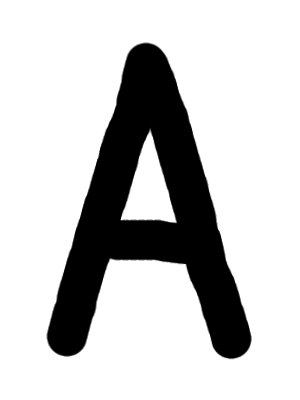
#> input picture input/A.png, 300 x 400 px; the run also reads 4 pictures not shown here
$ jupyter execute --allow-errors shape_context_matching.ipynb   (shell and % lines are left out)   (older library calls are emulated)
#> lines starting #> are read from the running program, lines starting #| are printed output that depends on the picture; after the words box and inside, x2 and y2 are one past the last pixel; in counts of white or black regions, pixels touching at a corner belong together
[cell 1]
import cv2
import numpy as np
import  matplotlib.pyplot as plt
import math
from scipy.optimize import linear_sum_assignment
import random

[cell 2]
def imshow(img):
    """
    jupyter 内部可视化图像
    """
    plt.axis('off')
    # 3通道图像应从BGR转RGB再显示
    if len(img.shape)==3:
        img = img[:,:,::-1] 	# transform image to rgb
    # 灰度图应转为RGB
    else:
        img = cv2.cvtColor(img, cv2.COLOR_GRAY2RGB)
    plt.imshow(img)
    plt.show()

## 案例图片

[cell 3]
img1 = cv2.imread("input/A.png")
#> img1 is the input picture: shape (400, 300, 3); min 0, max 255, mean 199.5
imshow(img1)

[cell 4]
def Edge_detection(img, kernel_size=(3,3), thresh1=50, thresh2=150):
    """
    边缘检测算法
    1. 高斯滤波平滑图像
    2. Canny算子检测边缘
    """
    img = cv2.GaussianBlur(img,kernel_size,0)
    canny = cv2.Canny(img, thresh1, thresh2)
    return canny

## 边缘检测示例：

[cell 5]
img1 = cv2.imread("input/A.png")
im = Edge_detection(img1)
#> in Edge_detection, `canny = cv2.Canny(img, thresh1, thresh2)`:
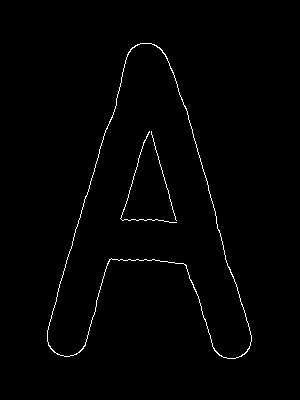
#> canny: shape (400, 300); 1.1% white in thin lines or dots, all inside (x1, y1, x2, y2) = (47, 43, 252, 359)
imshow(im)

[cell 6]
def Jitendra_Sample(points, N=100, k=3):
    """
    Jitendra’s sampling
    points: 样本点，shape为[I, 2]，其中I为点的个数
    N: 采样的点的数目
    k: 阈值
    """
    # 样本点个数
    I = points.shape[0]
    # 首先需要对样本点进行乱序
    points = np.random.permutation(points)

    NStart = min(k*N, I)
    # 阈值
    if I > k * N:
        NStart_sample_points = points[:NStart]
    # 计算欧式距离矩阵
    dist = np.sqrt(np.sum(np.square(NStart_sample_points.reshape((1,NStart,2)) - NStart_sample_points.reshape((NStart,1,2))), axis=-1)) + np.eye(NStart, dtype=int) * 999999999999

    # 迭代，删到只剩N个点
    for num in range(NStart-N):
        # 将该点删去，实现是设置为很大
        # i = np.where(dist == np.min(dist))[0][0]
        j = np.where(dist == np.min(dist))[1][0]
        dist[j,:] = 999999999999; dist[:,j] = 999999999999

    # 获取序列，注意去重
    i = np.unique(np.where(dist < 999999999999)[0])
    sample_points = NStart_sample_points[i]
    return sample_points

## 随机采样

[cell 7]
img1 = cv2.imread("input/A.png")
im = Edge_detection(img1)
points = np.array([np.where(im==255)[0],np.where(im==255)[1]]).T
#> points = 1264 pairs, first value 43 to 358, second value 47 to 251
points = np.random.permutation(points)

img = cv2.cvtColor(im, cv2.COLOR_GRAY2RGB)
for i in range(100):
    cv2.circle(img, (points[i][1],points[i][0]), 2, [0,255,0],4)
#> img: shape (400, 300, 3); mean B, G, R 1.4, 8.7, 1.4
imshow(img)

## Jitendra采样示意

[cell 8]
img1 = cv2.imread("input/A.png")
im = Edge_detection(img1)
points = np.array([np.where(im==255)[0],np.where(im==255)[1]]).T
sample_points = Jitendra_Sample(points, N=100, k=3)
#> in Jitendra_Sample, `NStart_sample_points = points[:NStart]`: NStart_sample_points = 300 pairs, first value 43 to 358, second value 47 to 251
#> the loop in Jitendra_Sample, `for num in range(NStart-N):` made 200 passes
#> j on passes 1 to 3: 199, 196, 197
#> in Jitendra_Sample, `i = np.unique(np.where(dist < 999999999999)[0])`: i = 100 values from 0 to 297
#> in Jitendra_Sample, `sample_points = NStart_sample_points[i]`: sample_points = 100 pairs, first value 43 to 356, second value 47 to 251

[cell 9]
img = cv2.cvtColor(im, cv2.COLOR_GRAY2RGB)

for point in sample_points:
	cv2.circle(img, (point[1],point[0]), 2, [0,255,0],4)
#> this loop made 100 passes
#> point on passes 1 to 12: [212, 215], [260, 139], [320, 246], [214, 122], [194, 87], [248, 223], [219, 143], [108, 186], [261, 109], [236, 74], [298, 56], [215, 80]
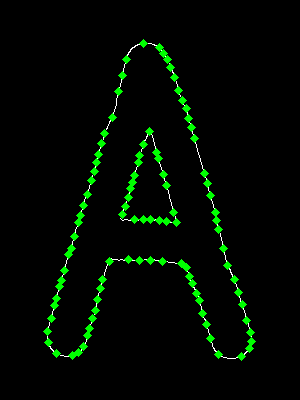
#> img: shape (400, 300, 3); mean B, G, R 1.1, 9.8, 1.1
imshow(img)

[cell 10]
def Shape_Context(points, angle=12, distance=[0,0.125,0.25,0.5,1.0,2.0]):
    """
    形状上下文直方图矩阵的构建
    points: 输入的采样点 shape[N,2]
    angle:  划分的角度区域个数
    distance: 划分的距离区域
    """
    # 计算欧式距离矩阵
    N = points.shape[0]
    dist = np.sqrt(np.sum(np.square(points.reshape((1,N,2)) - points.reshape((N,1,2))), axis=-1))

    # 距离均值
    mean_dist = np.sum(dist) / (N*N-N)
    # 除以均值，减少缩放敏感性
    dist = np.log(dist/mean_dist+0.000000000001) + np.eye(N, dtype=int) * 999
    # print(dist)

    # 角度计算
    theta = np.arctan((points[:,1].reshape(1,N)-points[:,1].reshape(N,1))/(points[:,0].reshape(1,N)-points[:,0].reshape(N,1)+0.000000000001))/math.pi + ((points[:,0].reshape(1,N)-points[:,0].reshape(N,1))<0).astype(int) + 0.5   # range(0, 2)

    histogram_feature = np.zeros((N, angle, len(distance)))

    for i in range(angle):
        # angle range
        angle_matrix = (theta > (2/angle * i)) * (theta <= (2/angle * (i+1)))
        for j in range(1,len(distance)):
            distance_matrix = (dist < distance[j]) * (dist > distance[j-1])

            histogram_feature[:,i,j-1] = np.sum(angle_matrix * distance_matrix, axis = 1)
    return histogram_feature

## Shape Context获取

[cell 11]
img1 = cv2.imread("input/A.png")
im = Edge_detection(img1)
points = np.array([np.where(im==255)[0],np.where(im==255)[1]]).T
sample_points = Jitendra_Sample(points, N=100, k=3)
#> call 2 of Jitendra_Sample, with points = array of shape (1264, 2), N = 100, k = 3
#> the loop in Jitendra_Sample (call 2), `for num in range(NStart-N):` made 200 passes
#> j on passes 1 to 3: 207, 57, 218
#> after the loop in Jitendra_Sample (call 2), `for num in range(NStart-N):`:
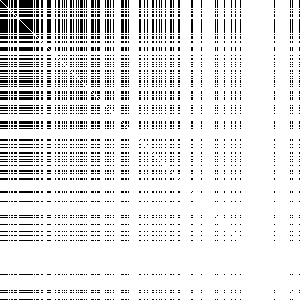
#> dist: shape (300, 300) float64; min 6.32, max 1e+12, mean 8.9e+11; drawn with min black and max white
#> in Jitendra_Sample (call 2), `i = np.unique(np.where(dist < 999999999999)[0])`: i = 100 values from 0 to 299
#> in Jitendra_Sample (call 2), `sample_points = NStart_sample_points[i]`: sample_points = 100 pairs, first value 45 to 358, second value 47 to 251

histogram_feature = Shape_Context(sample_points)
#> in Shape_Context, `dist = np.sqrt(np.sum(np.square(points.reshape((1,N,2)) - points.resha..`:
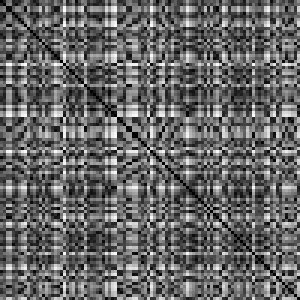
#> dist: shape (100, 100) float64 (shown 3 times larger); min 0, max 328.6, mean 132.8; drawn with min black and max white
#> in Shape_Context, `mean_dist = np.sum(dist) / (N*N-N)`: mean_dist = 134.2

## 随机抽取点，可视化点上下文特征

[cell 12]
def visualization(img_path, sample_points, index):
    """
    可视化
    """
    for i in range(len(index)):
        img = cv2.imread(img_path)
        img = Edge_detection(img)
        img = cv2.cvtColor(img, cv2.COLOR_GRAY2RGB)
        for point in sample_points:
            cv2.circle(img, (point[1],point[0]), 2, [0,255,0],4)
        cv2.circle(img, (sample_points[i][1],sample_points[i][0]), 4, [255,0,0],6)
        plt.subplot(2,len(index),i+1)
        plt.axis('off')
        plt.imshow(img)

        plt.subplot(2,len(index),i+1+len(index))
        plt.axis('off')
        plt.imshow(histogram_feature[index[i]].astype(np.uint8))
    plt.show()

[cell 13]
visualization("input/A.png", sample_points, index=[12,74,42,23,63,12,53,12])
#> the loop in visualization, `for point in sample_points:` made 100 passes
#> point on passes 1 to 12: [261, 108], [220, 122], [352, 217], [358, 230], [260, 151], [204, 125], [270, 64], [349, 82], [357, 238], [146, 196], [263, 178], [290, 99]
#> after the loop in visualization, `for point in sample_points:`: img: shape (400, 300, 3); mean B, G, R 1.1, 9.8, 1.1
#> in visualization, `cv2.circle(img, (sample_points[i][1],sample_points[i][0]), 4, [255,0,0..`: img: shape (400, 300, 3); mean B, G, R 1.5, 9.7, 1.1

## 形状代价矩阵

[cell 14]
def Cost_function_Shape_Context(histogram1, histogram2):
    """
    代价矩阵
    histogram1: N1*A*D
    histogram2: N2*A*D
    """
    A = histogram1.shape[1]
    D = histogram1.shape[2]
    N1 = histogram1.shape[0]
    N2 = histogram2.shape[0]
    assert histogram1.shape[1] == histogram2.shape[1]
    assert histogram1.shape[2] == histogram2.shape[2]
    cost = 0.5 * np.sum(np.sum(
        np.square(
            histogram1.reshape((N1,1,A,D)) - histogram2.reshape((1,N2,A,D))) / (histogram1.reshape((N1,1,A,D)) + histogram2.reshape((1,N2,A,D))+0.000000001)
        ,axis=-1),axis=-1)
    return cost

## 局部外观代价矩阵

[cell 15]
def Cost_function_Local_Appearance(img1, img2, sample_points1, sample_points2):
    """
    Local Appearance
    """
    N1 = sample_points1.shape[0]
    N2 = sample_points2.shape[0]

    img1gray = cv2.cvtColor(img1, cv2.COLOR_RGB2GRAY)
    img2gray = cv2.cvtColor(img2, cv2.COLOR_RGB2GRAY)

    sobel1_x = cv2.Sobel(img1gray,cv2.CV_64F,1,0,ksize=3)
    sobel1_y = cv2.Sobel(img1gray,cv2.CV_64F,0,1,ksize=3)

    sobel2_x = cv2.Sobel(img2gray,cv2.CV_64F,1,0,ksize=3)
    sobel2_y = cv2.Sobel(img2gray,cv2.CV_64F,0,1,ksize=3)

    cos1 = sobel1_x[sample_points1[:,0],sample_points1[:,1]]
    cos2 = sobel2_x[sample_points2[:,0],sample_points2[:,1]]
    sin1 = sobel1_y[sample_points1[:,0],sample_points1[:,1]]
    sin2 = sobel2_y[sample_points2[:,0],sample_points2[:,1]]

    cost = 0.5 * np.sqrt(
        np.square(cos2.reshape(1,N2) -cos1.reshape(N1,1)) + np.square(sin2.reshape(1,N2) -sin1.reshape(N1,1))
    )
    return cost

[cell 16]
N = 100
angle = 12

img1 = cv2.imread("input/A.png")
im = Edge_detection(img1)
points = np.array([np.where(im==255)[0],np.where(im==255)[1]]).T
sample_points1 = Jitendra_Sample(points, N=N, k=3)
# 画点
img = cv2.cvtColor(im, cv2.COLOR_GRAY2RGB)
for point in sample_points1:
	cv2.circle(img, (point[1],point[0]), 2, [0,255,0],4)
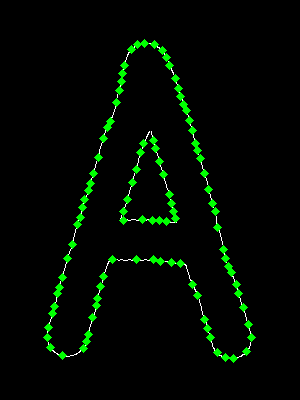
#> img: shape (400, 300, 3); mean B, G, R 1.1, 9.8, 1.1
plt.subplot(1,2,1)
plt.axis('off')
plt.imshow(img)
histogram_feature1 = Shape_Context(sample_points1, angle)

img2 = cv2.imread("input/A2.png")
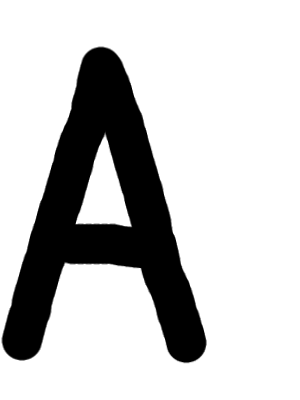
#> input picture input/A2.png, 300 x 400 px
#> img2 is the input picture: shape (400, 300, 3); min 0, max 255, mean 199.5
im = Edge_detection(img2)
#> in Edge_detection (call 14), `canny = cv2.Canny(img, thresh1, thresh2)`: canny: shape (400, 300); 1.1% white in thin lines or dots, all inside (x1, y1, x2, y2) = (2, 47, 207, 363)
points = np.array([np.where(im==255)[0],np.where(im==255)[1]]).T
sample_points2 = Jitendra_Sample(points, N=100, k=3)
# 画点
img = cv2.cvtColor(im, cv2.COLOR_GRAY2RGB)
for point in sample_points2:
	cv2.circle(img, (point[1],point[0]), 2, [0,255,0],4)
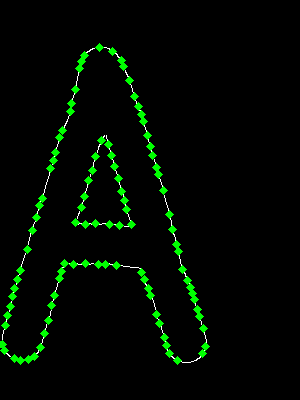
#> img: shape (400, 300, 3); mean B, G, R 1.1, 9.8, 1.1
plt.subplot(1,2,2)
plt.axis('off')
plt.imshow(img)
histogram_feature2 = Shape_Context(sample_points2, angle)
#> the loop in Shape_Context (call 3), `for i in range(angle):` made 12 passes
#> pass 1, in Shape_Context (call 3), `angle_matrix = (theta > (2/angle * i)) * (theta <= (2/angle * (i+1)))`:
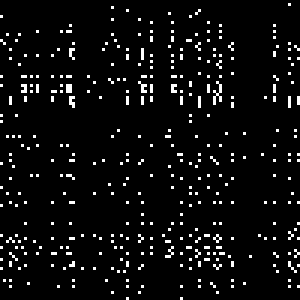
#> angle_matrix: shape (100, 100) bool (shown 3 times larger); 5.3% white in thin lines or dots

[cell 17]
cost_matrix = Cost_function_Shape_Context(histogram_feature1, histogram_feature2) + Cost_function_Local_Appearance(img1, img2, sample_points1, sample_points2)
#> in Cost_function_Shape_Context, `cost = 0.5 * np.sum(np.sum( np.square( histogram1.reshape((N1,1,A,D)) ..`:
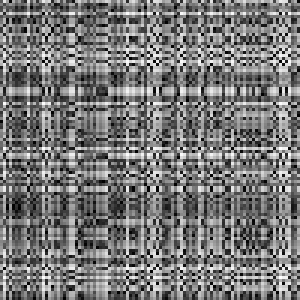
#> cost: shape (100, 100) float64 (shown 3 times larger); min 0.496, max 76, mean 36.2; drawn with min black and max white
#> in Cost_function_Local_Appearance, `sobel1_x = cv2.Sobel(img1gray,cv2.CV_64F,1,0,ksize=3)`:
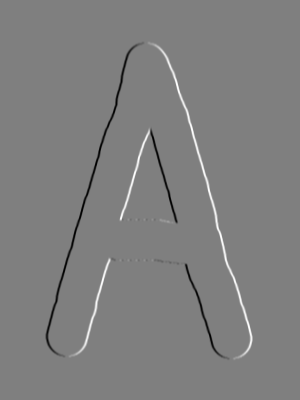
#> sobel1_x: shape (400, 300) float64; min -1020, max 1020, mean 0; drawn with min black and max white
plt.axis('off')
plt.imshow(cost_matrix)

[cell 18]
row_ind, col_ind = linear_sum_assignment(cost_matrix)
match = np.array([[x,y] for x,y in zip(row_ind,col_ind)])

[cell 19]
def drawmatch(img_path1, img_path2, points1, points2, match, visual_num=20):
    """
    可视化匹配图像
    img_path1: 图像1的路径
    img_path2: 图像2的路径
    points1: 图像1的点坐标 (N1,2)
    points2: 图像2的点坐标 (N2,2)
    match: 匹配点索引对 (N3,2)
    visual_num: 可视化的点数目，随机抽点
    """
    img1 = cv2.imread(img_path1); img2 = cv2.imread(img_path2)

    # image2高度与image1一致对齐：
    img2 = cv2.resize(img2, (int(img1.shape[0]/img2.shape[0]*img2.shape[1]), img1.shape[0]))
    points2 = points2 * img1.shape[0] / img2.shape[0]
    points2[:, 1] +=  img1.shape[1]
    points2 = points2.astype(np.int32)

    # 拼接图像
    new_img = np.zeros([img1.shape[0], img1.shape[1]+img2.shape[1], 3])
    new_img[:,:img1.shape[1]] = img1
    new_img[:,img1.shape[1]:] = img2

    # 随机采样点
    match = np.random.permutation(match)
    for i in range(visual_num):
        # 随机颜色
        color = [random.randint(0,255),random.randint(0,255),random.randint(0,255)]
        new_img = cv2.circle(new_img, (points1[match[i][0]][1], points1[match[i][0]][0]), int(img1.shape[0]/100), color, int(img1.shape[0]/200), 8, 0)
        new_img = cv2.circle(new_img, (points2[match[i][1]][1], points2[match[i][1]][0]), int(img1.shape[0]/100), color, int(img1.shape[0]/200), 8, 0)

        new_img = cv2.line(new_img, (points1[match[i][0]][1], points1[match[i][0]][0]), (points2[match[i][1]][1], points2[match[i][1]][0]), color, 1)

    new_img = new_img.astype(np.uint8)

    imshow(new_img)

[cell 20]
def drawmatch_(img1, img2, points1, points2, match, visual_num=20):
    """
    可视化匹配图像
    img1: 图像1
    img2: 图像2
    points1: 图像1的点坐标 (N1,2)
    points2: 图像2的点坐标 (N2,2)
    match: 匹配点索引对 (N3,2)
    visual_num: 可视化的点数目，随机抽点
    """
    # 拼接图像
    new_img = np.zeros([img1.shape[0], img1.shape[1]+img2.shape[1], 3])
    new_img[:,:img1.shape[1]] = img1
    new_img[:,img1.shape[1]:] = img2

    points2[:, 1] +=  img1.shape[1]
    points2 = points2.astype(np.int32)

    # 随机采样点
    match = np.random.permutation(match)
    for i in range(visual_num):
        # 随机颜色
        color = [random.randint(0,255),random.randint(0,255),random.randint(0,255)]
        new_img = cv2.circle(new_img, (points1[match[i][0]][1], points1[match[i][0]][0]), int(img1.shape[0]/100), color, int(img1.shape[0]/200), 8, 0)
        new_img = cv2.circle(new_img, (points2[match[i][1]][1], points2[match[i][1]][0]), int(img1.shape[0]/100), color, int(img1.shape[0]/200), 8, 0)

        new_img = cv2.line(new_img, (points1[match[i][0]][1], points1[match[i][0]][0]), (points2[match[i][1]][1], points2[match[i][1]][0]), color, 1)

    new_img = new_img.astype(np.uint8)

    imshow(new_img)
    cv2.imwrite("result.jpg", new_img)

[cell 21]
drawmatch(img_path1="input/A.png", img_path2="input/A2.png", points1 = sample_points1, points2 = sample_points2, match = match, visual_num=20)

[cell 22]
def context_shape_match(path1, path2, visual_num=30, N=100, angle=12, distance=[0,0.125,0.25,0.5,1.0,2.0]):
    """
    图形匹配
    path1: 图片路径1
    path2: 图片路径2
    N: 采样点数
    angle: 上下文极坐标角度划分个数
    """
    # 读取图片
    img1 = cv2.imread(path1)
    # 边缘检测
    im = Edge_detection(img1)
    # 采样点
    points = np.array([np.where(im==255)[0],np.where(im==255)[1]]).T
    sample_points1 = Jitendra_Sample(points, N=N, k=3)
    # sample_points1 = np.random.permutation(points)[:N]
    # 上下文直方图
    histogram_feature1 = Shape_Context(sample_points1, angle, distance)

    # 读取图片
    img2 = cv2.imread(path2)
    # image2高度与image1一致对齐：
    img2 = cv2.resize(img2, (int(img1.shape[0]/img2.shape[0]*img2.shape[1]), img1.shape[0]))
    # 边缘检测
    im = Edge_detection(img2)
    # 采样点
    points = np.array([np.where(im==255)[0],np.where(im==255)[1]]).T
    sample_points2 = Jitendra_Sample(points, N=N, k=3)
    # sample_points2 = np.random.permutation(points)[:N]
    # 上下文直方图
    histogram_feature2 = Shape_Context(sample_points2, angle, distance)

    # 代价矩阵
    # cost_matrix = Cost_function(histogram_feature1, histogram_feature2)
    cost_matrix = 0.5 * Cost_function_Shape_Context(histogram_feature1, histogram_feature2) + 0.5 * Cost_function_Local_Appearance(img1, img2, sample_points1, sample_points2)

    # 匈牙利匹配
    row_ind, col_ind = linear_sum_assignment(cost_matrix)
    match = np.array([[x,y] for x,y in zip(row_ind,col_ind)])

    # 可视化
    drawmatch_(img1=img1, img2=img2, points1 = sample_points1, points2 = sample_points2, match = match, visual_num=visual_num)

[cell 23]
context_shape_match("input/ucas-re.png","input/ucas3.png", visual_num=10, N=100, angle=16, distance=[0,0.125,0.25,0.5,1.0,2.0])

[cell 24]
context_shape_match("input/9.png","input/9M.png", visual_num=10, N=100, angle=16, distance=[0,0.125,0.25,0.5,1.0,2.0])

#> (a cell that did not finish here is left out)


#> (a cell that did not finish here is left out)


## 仿射变换

[cell 27]
N = 100
angle = 12

img1 = cv2.imread("input/B.png")
#> (the rest of this cell did not finish here and is left out)

[cell 28]
def tps_trans(p1,p2,gray,tps_lambda = 0.2):
    '''
    Thin-Plate Spline Transform Algorithm

    input:
        p1 : feature points in the image to be transformed
        p2 : target feature points
        gray : input image
        tps_lambda : a tps parameter
    output:
        out_img : transformed input image
        new : transformed mark image, where shows transformed p1 points
                (as cv2.applyTransformation() cannot work properly)
    '''
    tps = cv2.createThinPlateSplineShapeTransformer()
    tps.setRegularizationParameter(tps_lambda)
    matches = []
    new = np.zeros_like(gray)
    for i in range(len(p1[0])):
        matches.append(cv2.DMatch(i,i,0))
        # cv2.circle(new,[int(p1[0][i][0]),int(p1[0][i][1])],1,(1,0,0),-1)
    tps.estimateTransformation(p2, p1, matches)

    out_img = tps.warpImage(gray)
    print(tps.applyTransformation(p1))
    return out_img

[cell 29]
N = 100
angle = 12

img1 = cv2.imread("input/B.png")
#> (the rest of this cell did not finish here and is left out)

#> (a cell that did not finish here is left out)

#> (a cell that did not finish here is left out)


#> (a cell that did not finish here is left out)
